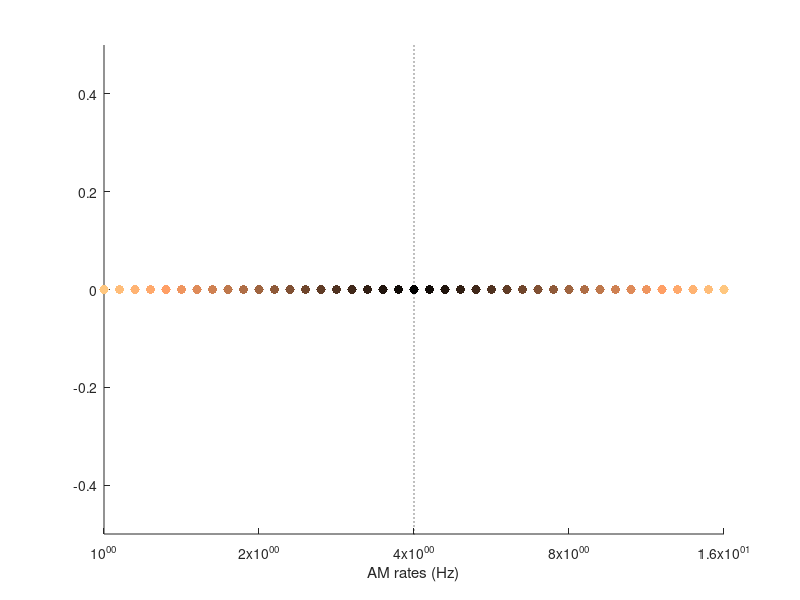

This chart was generated by the following MATLAB code:


x=[0:0.1:2];

pcols = copper(numel(x));

ic=0;
figure; hold on
for ix = x
    ic=ic+1;
    plot([2.^(2-ix) 2.^(2+ix)],[0 0],'.','Color',pcols(ic,:),'MarkerSize',20)
    
end

set(gca,'XScale','log')
plot([0 0],[0 4],'k-')
plot([4 4],[-1 1],'k:')
xlabel('AM rates (Hz)')
xlim([0 16])
ylim([-0.5 0.5])
set(gca,'XTick',[0 1 2 4 8 16])
hold off

set(gcf,'PaperOrientation','landscape');






